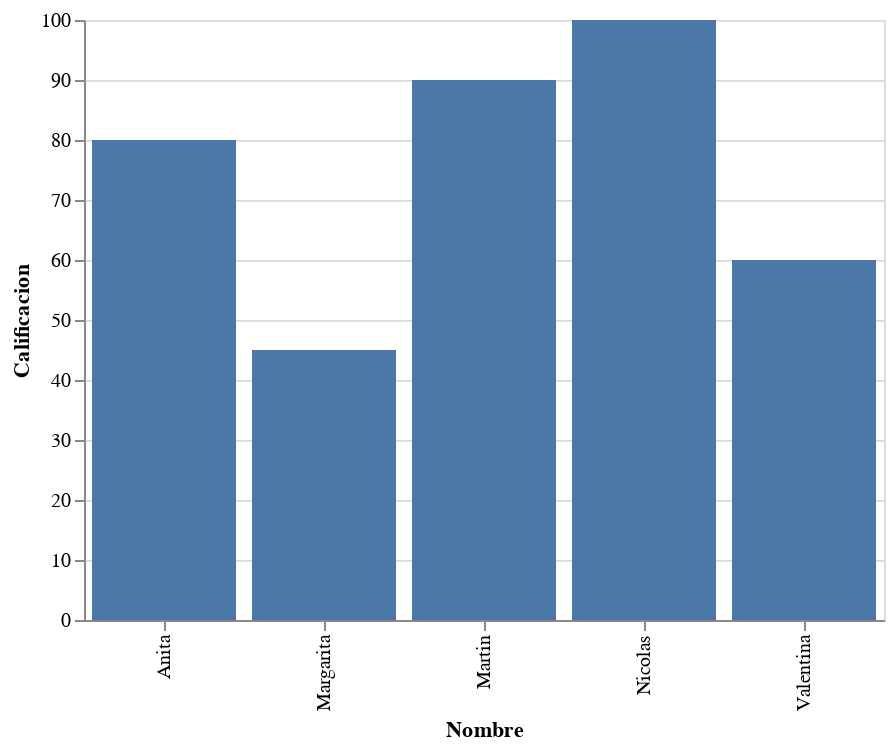

Notebook cell for this chart:
### Code cell
import pandas as pd
import altair as alt

data = {
    'Nombre': ['Nicolas', 'Martin', 'Anita','Valentina','Margarita'],
    'Calificacion': [100, 90, 80, 60, 45]
}
df = pd.DataFrame(data)

alt.Chart(df).mark_bar().encode(
    x='Nombre:O',
    y='Calificacion:Q'
).properties(width=400)

### Figure 1 — Vega-Lite specification as saved in the notebook (floating-point values rounded to 4 significant figures)
{"config": {"view": {"continuousWidth": 400, "continuousHeight": 300}}, "data": {"name": "data-40aeebae09ab24e934719417f199572f"}, "mark": "bar", "encoding": {"x": {"field": "Nombre", "type": "ordinal"}, "y": {"field": "Calificacion", "type": "quantitative"}}, "width": 400, "$schema": "https://vega.github.io/schema/vega-lite/v4.17.0.json", "datasets": {"data-40aeebae09ab24e934719417f199572f": [{"Nombre": "Nicolas", "Calificacion": 100}, {"Nombre": "Martin", "Calificacion": 90}, {"Nombre": "Anita", "Calificacion": 80}, {"Nombre": "Valentina", "Calificacion": 60}, {"Nombre": "Margarita", "Calificacion": 45}]}}
